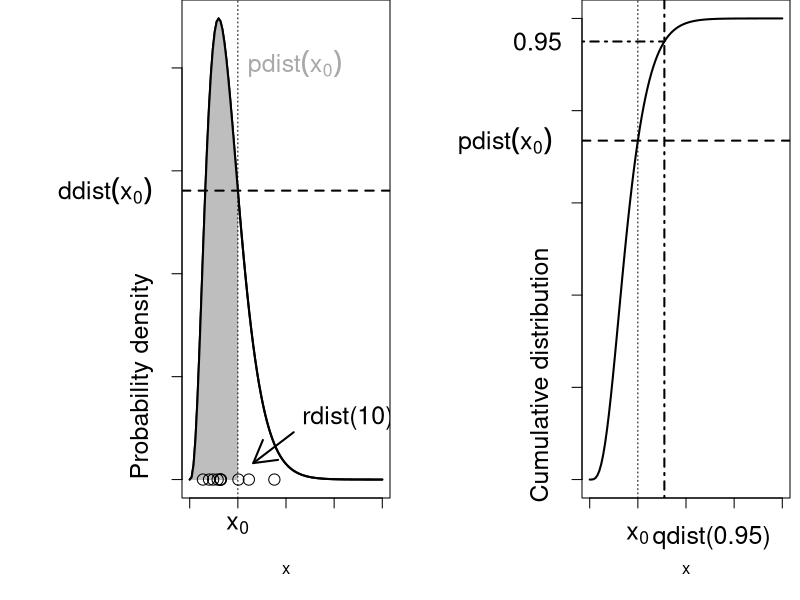
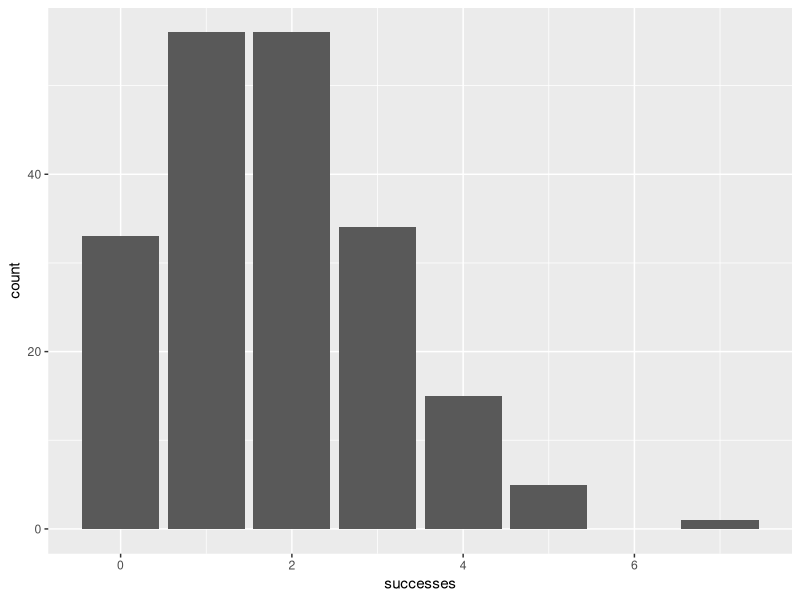
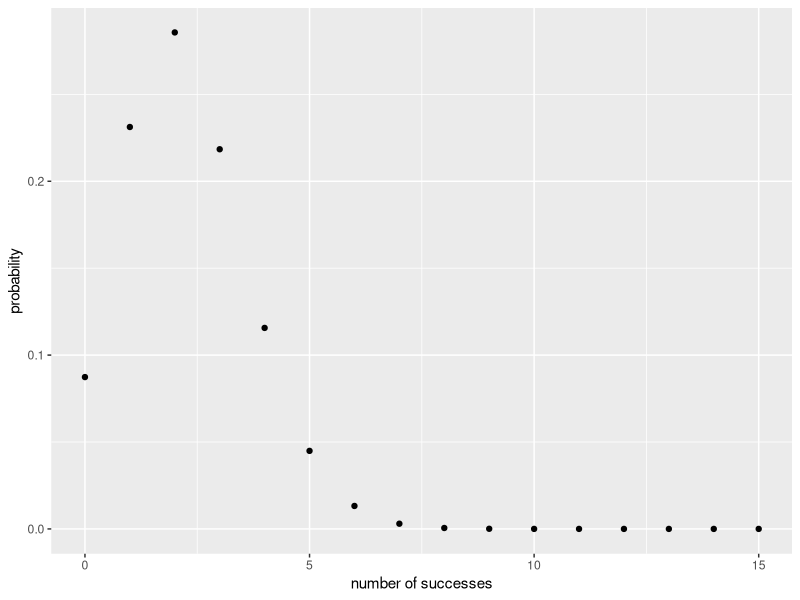
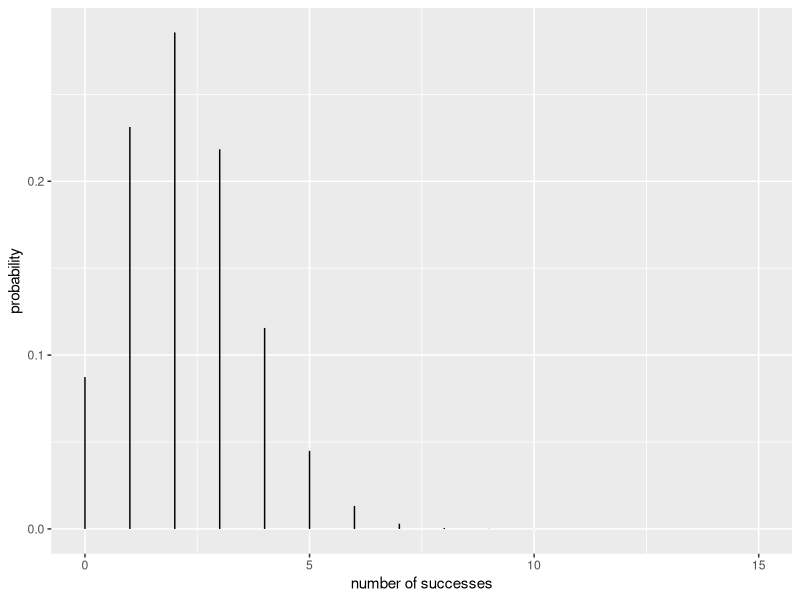
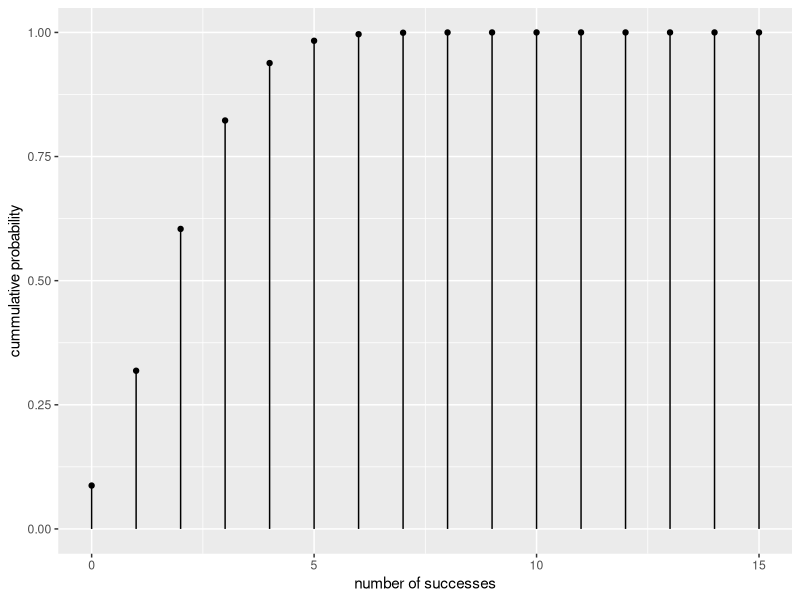
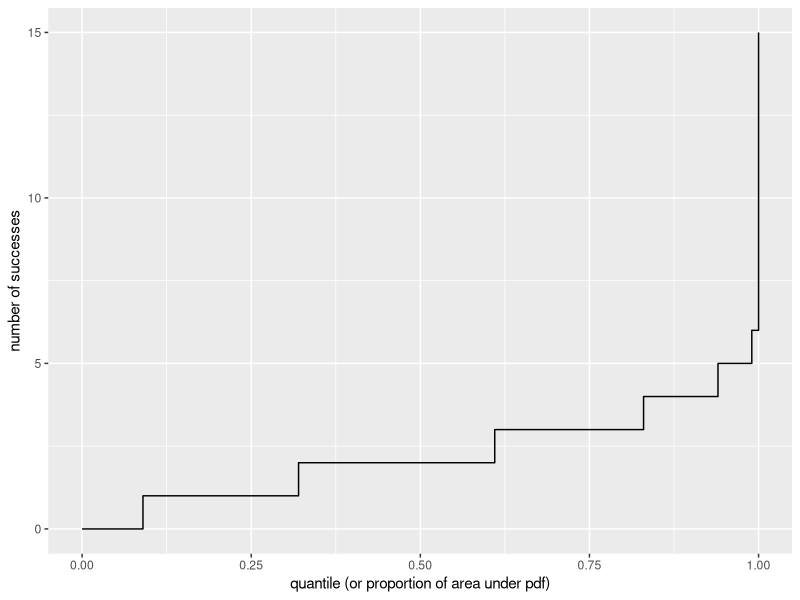
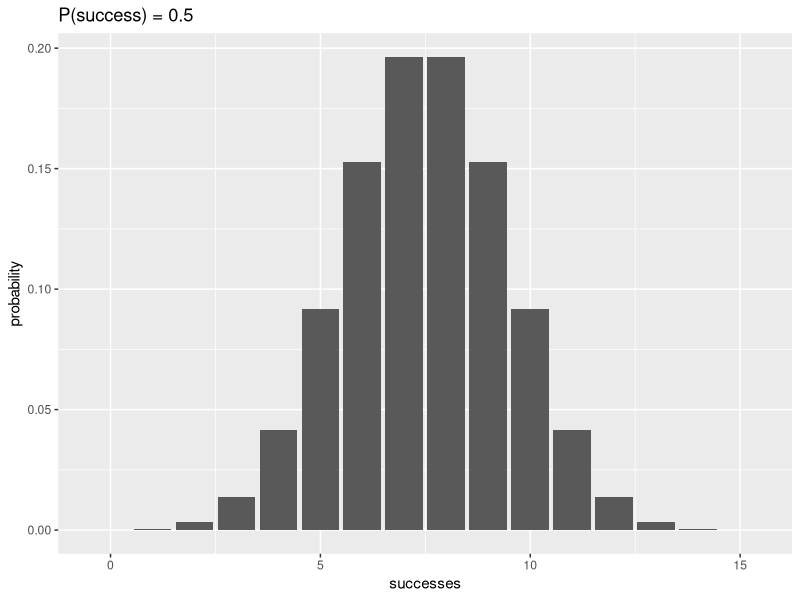
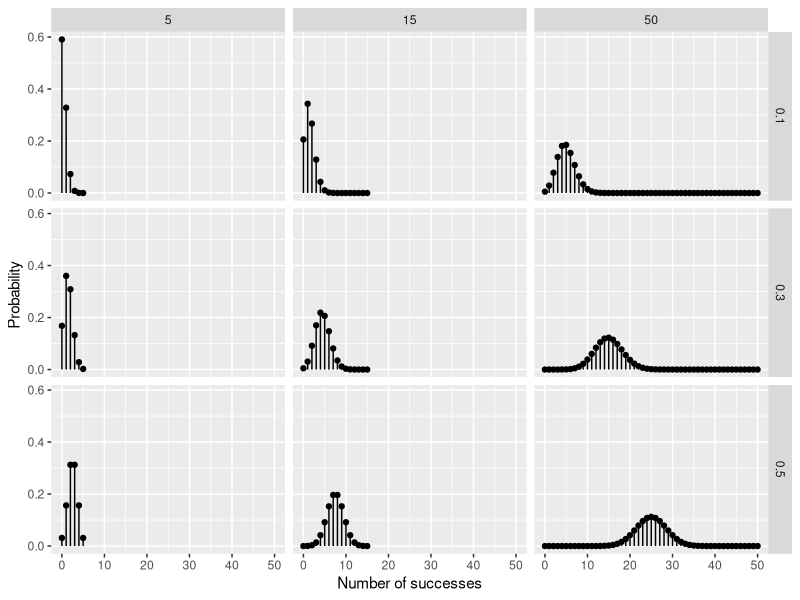

These charts were generated, in order, by the following R code:
## ---- chunk 1
knitr::opts_chunk$set(fig.width = 4, fig.height = 3)
## ---- chunk 2
sh = 4 # shape paramter of gamma

op=par(mfrow=c(1,2),mar=c(5.1,9.1,0,0.5))
# set up left figure axes & scale
curve(dgamma(x,shape=sh),from=0,to=20,ylab="",lwd=2,axes=FALSE)
axis(side=1,labels=FALSE)
axis(side=2,labels=FALSE)
box()

# plot a polygon of area under the curve
xvec = seq(0,5,length=100)
polygon(c(xvec,rev(xvec)),c(rep(0,length(xvec)),dgamma(rev(xvec),shape=sh)),col="gray",border=NA)
# plot the dgamma curve
curve(dgamma(x,shape=sh),from=0,to=20,lwd=2,add=TRUE)
# add a vertical line at x=5
abline(v=5,lty=3)
# add horizontal line showing dgamma(x=5)
abline(h=dgamma(5,shape=sh),lty=2,lwd=2)

# add marginal text
mtext(side=1,line=1,at=5,expression(x[0]),cex=1.5)
mtext(side=2,at=dgamma(5,shape=sh),las=1,expression(ddist(x[0])),
      line=1.5,cex=1.5)
mtext(side=2,at=0.0,adj=0,"Probability density",cex=1.5,line=1.5)
# add label for pdist line
text(5,0.2,expression(pdist(x[0])),cex=1.5,pos=4,col="darkgray")

# add random gamma draws
set.seed(1001)
points(rgamma(10,shape=sh),rep(0,10),cex=1.5)
# add text and arrow pointing to random draws
text(11.7,0.03,"rdist(10)",adj=0,cex=1.5)
arrows(10.8,0.023,6.6,0.008,lwd=2)

# on right plot, setup axes and scales, plot pgamma() line
curve(pgamma(x,shape=sh),from=0,to=20,ylab="",lwd=2,axes=FALSE)
axis(side=1,labels=FALSE)
axis(side=2,labels=FALSE)
box()

# add horizontal line at pgamma(q=5)
abline(h=pgamma(5,shape=sh),lty=2,lwd=2)
# add vertical line for qgamma(p=0.95)
abline(v=qgamma(0.95,shape=sh),lty=4,lwd=2)
# add vertical line where x=5
abline(v=5,lty=3)
# add line segment where pdist = qgamma(p=0.95) line
segments(par("usr")[1],0.95,qgamma(0.95,shape=sh),0.95,lty=4,lwd=2)

# add marginal text
mtext(side=2,at=pgamma(5,shape=sh),las=1,expression(pdist(x[0])),
      line=1.5,cex=1.5)
mtext(side=2,at=0.95,las=1,0.95,
      line=par("mgp")[2],cex=1.5)
mtext(side=1,line=1.5,at=5,expression(x[0]),cex=1.5)
mtext(side=1,at=qgamma(0.95,shape=sh),text="qdist(0.95)",line=1.5,
      cex=1.5,adj=0.1)
mtext(side=2,at=-0.05,adj=0,"Cumulative distribution",cex=1.5,line=1.5)

## ---- chunk 3
rbinom(n = 10, size = 8, p = 0.5)
## ---- chunk 4
successes <- rbinom(n=200, size=12, p=0.15)
library(tidyverse)
ggplot(data=data.frame(successes), aes(x=successes)) + 
	geom_bar() 
## ---- chunk 5
# This is the probability of exactly 2 successes out of 15 trials, 
# with a 15% chance of sucess on each trial 
dbinom(x = 2, size = 15, prob = 0.15) 
## ---- chunk 6
df <- data.frame(x = 0:15)
df$y <- with(df, dbinom(x, size = 15, prob = 0.15))
p <- ggplot(data=df, aes(x=x,y=y)) +
	labs(x = "number of successes", y = "probability") 
p + geom_point()
# Or alternatively
p + geom_linerange(aes(ymin=0, ymax=y))
## ---- chunk 7
sum(df$y)
## ---- chunk 8
# The probability of get 2 or fewer successes (i.e., 0, 1, or 2)
pbinom(q = 2, size = 15, prob = 0.15) 
# We can get the same result by summing up the probabilities of getting 0, 1, and 2 successes
sum(dbinom(x=0:2, size = 15, prob = 0.15)) 
## ---- chunk 9
df2 <- data.frame(x=0:15)
df2$y <- with(df2, pbinom(q = x, size = 15, prob = 0.15))
ggplot(data=df2, aes(x=x, y=y, ymin=0, ymax=y)) +
	geom_linerange() + geom_point() + 
	labs(x = "number of successes", y = "cummulative probability")
## ---- chunk 10
# There is a 95% probability that in 15 trials, 
# each with 0.15 chance of success, 
# there will be this many or fewer successes
qbinom(p = 0.95, size = 15, prob = 0.15) 

ggplot(data=data.frame(x=c(0,1)), aes(x=x)) + 
	stat_function(fun = qbinom, geom = "step", # since this is discrete, this is clearer
			args = list(size = 15, prob = 0.15) ) +
	labs(x="quantile (or proportion of area under pdf)", y="number of successes")
## ---- chunk 11
ggplot(data.frame(x=0:15), aes(x=x)) + 
	stat_function(fun = dbinom, args = list(size=15, prob = 0.5), 
								n=16, geom="bar") + # notice the n=16, rather than default 101
	labs(x = "successes", y = "probability") +
	ggtitle("P(success) = 0.5")
## ---- chunk 12
df <- bind_rows(
	expand.grid(x = 0:5,  trials = 5,  prob = c(0.1, 0.3, 0.5)),   
	expand.grid(x = 0:15, trials = 15, prob = c(0.1, 0.3, 0.5)),   
	expand.grid(x = 0:50, trials = 50, prob = c(0.1, 0.3, 0.5))   
)
## ---- chunk 13
df$y <- with(df, dbinom(x, size = trials, prob = prob) )
## ---- chunk 14
ggplot(data = df, aes(x = x, y = y, ymax = y, ymin = 0)) + 
	geom_point() + geom_linerange() + 
	facet_grid(facets = prob ~ trials ) + 
	labs(x="Number of successes", y = "Probability ")
## ---- chunk 15
ggplot(data = df, aes(x = x, y = y, ymax = y, ymin = 0)) + 
	geom_point() + geom_linerange() + 
	facet_grid(facets = prob ~ trials, scales="free_x") + 
	labs(x="Number of successes", y = "Probability ")
## ---- chunk 16
# New column of data with the cummulative probability distribution
df$cumm <- with(df, pbinom(x, size = trials, prob = prob) )

ggplot(data = df, aes(x = x, y = y, ymax = y, ymin = 0)) + 
	geom_point() + geom_linerange() + 
	geom_step(aes(y=cumm), color = "red") + # add in this second set of data
	facet_grid(facets = prob ~ trials, scales="free_x") + 
	labs(x="Number of successes", y = "Probability ")
## ---- chunk 17
# New column of data with the cummulative probability distribution
df2 <- expand.grid(x = seq(0,1, length=101), 
									 trials = c(5,15,50),
									 prob = c(0.1, 0.3, 0.5))
df2$successes <- with(df2, qbinom(p=x, size=trials, prob=prob))

ggplot(data=df2, aes(x=x, y=successes, color=factor(prob))) +
	geom_step() + 
	facet_grid(trials ~ ., scales="free_y") + 
	labs(x="quantile (or proportion of area under pdf)", y="number of successes") +
	scale_color_discrete("Probability\nof success")
